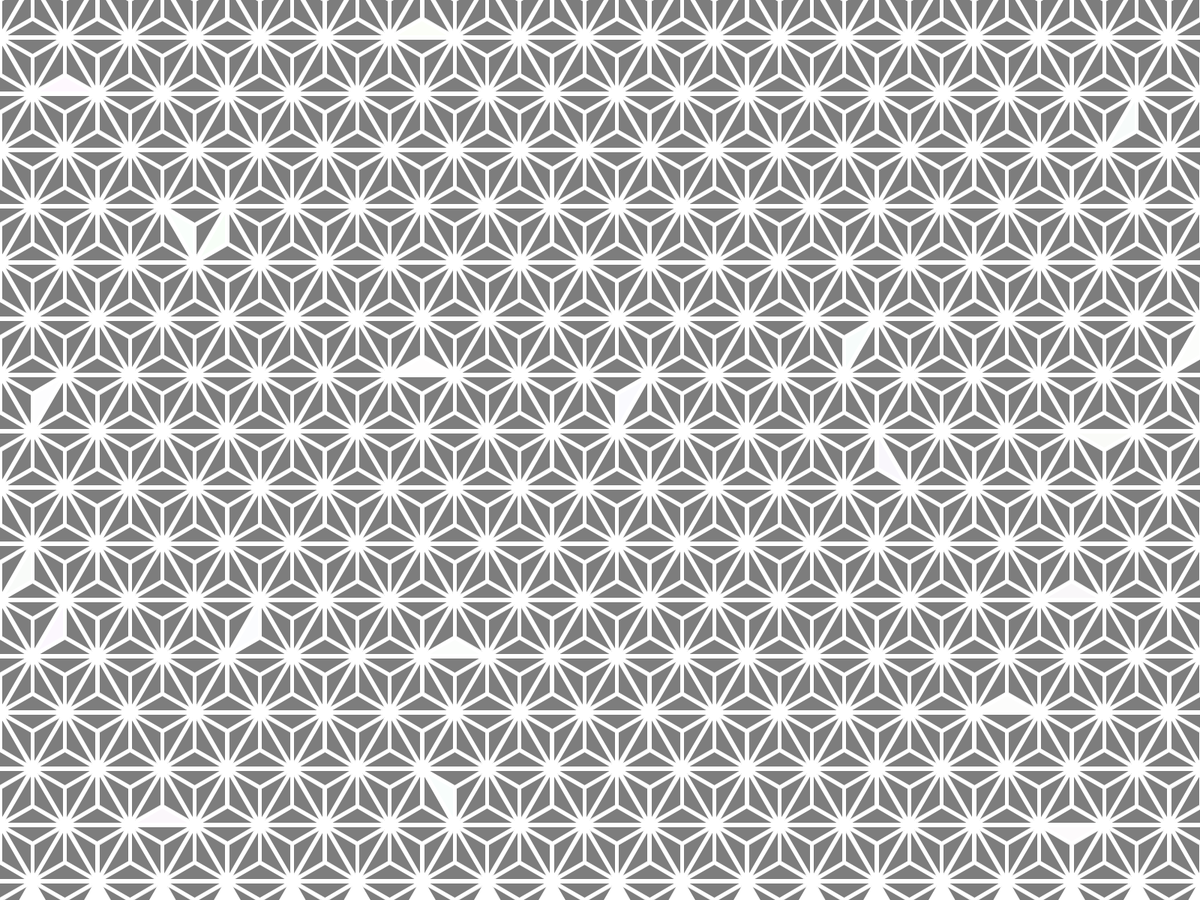
Frame 1 (no input)
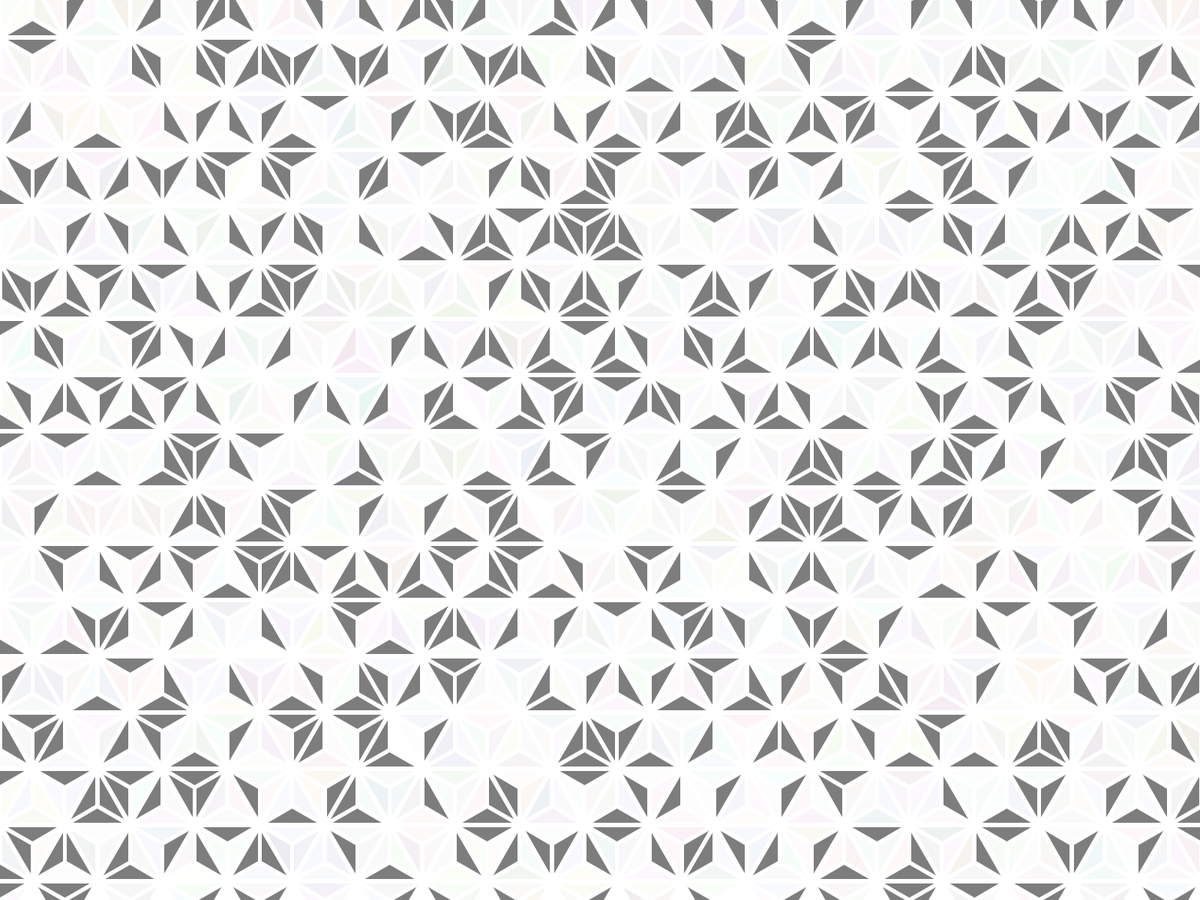
Frame 60 (the mouse pressed at the canvas centre just before this capture)
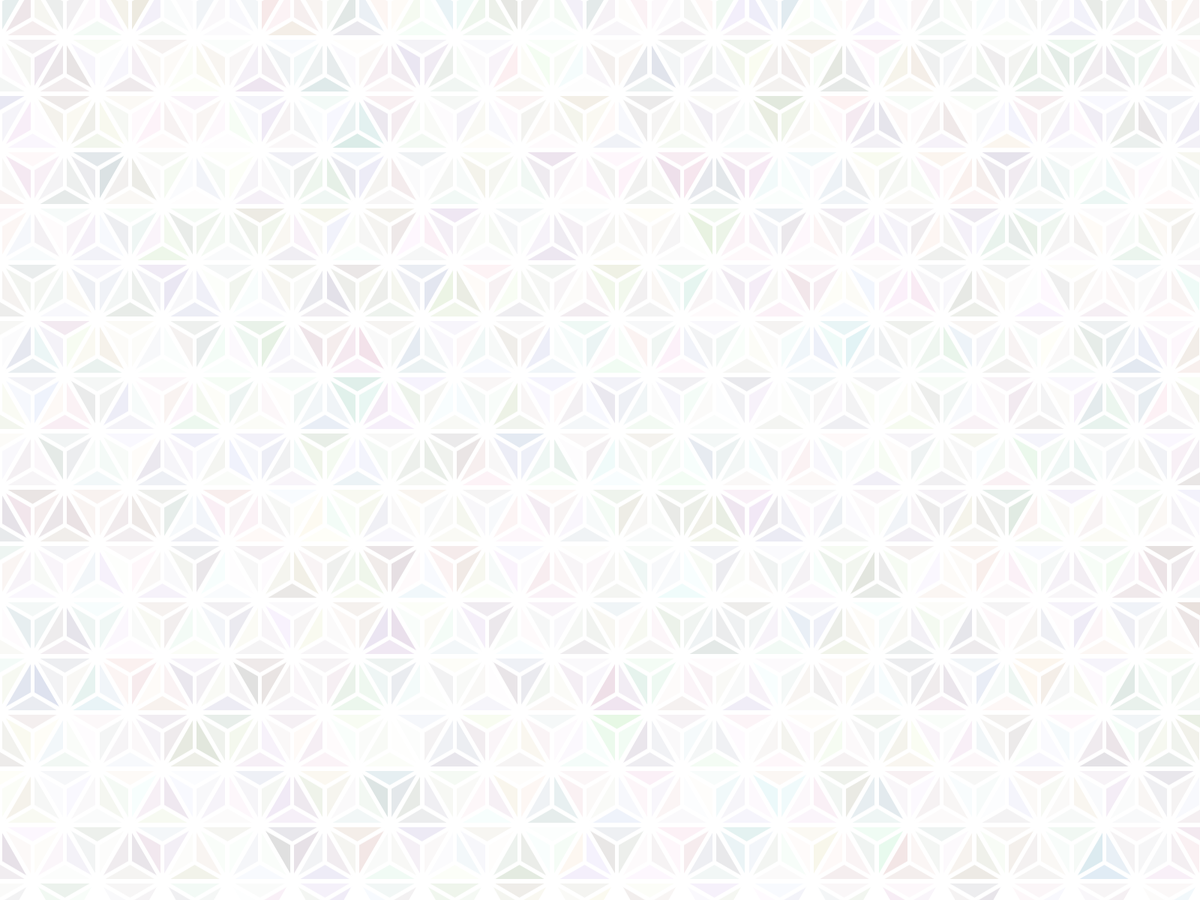
Frame 120 (the mouse held since frame 60 and released just before this capture)

The Processing sketch that drew these frames (run headless with seeded random() and noise(); from frame 60 on, the mouse is pressed at the canvas centre):

// Processing sketch: JapaneseStarPattern
// ── JapaneseStarPattern.pde
Pattern pattern;

void setup(){
  fullScreen();
  //size(600,600);
  frameRate(30);
  pattern = new Pattern(100);
}

void draw(){
  background(255);
  fill(0);
  stroke(255);
  //translate(width/2,height/2);

  pattern.Show();
}

// ── Hexa.pde
class Hexa{

  float radius;
  PVector pos;
  color c;
  
  
  Hexa(float _radius, PVector _pos){
  
    radius = _radius;
    pos = _pos;
    c = color(random(125,150),random(125,150),random(125,150));
  }
  
  
  void Show(int _cycle){
    if(_cycle%3==0)
    c = color( (red(c)+random( -4 , +5 ))%130+125 , (green(c)+random( -4 , +5 ))%130+125 , (blue(c)+random( -4 , +5 ))%130+125);
    fill(c);
    beginShape();
    vertex( pos.x + sin(0) * radius , pos.y + cos(0) * radius );
    vertex( pos.x + sin((TWO_PI/6)*1) * radius , pos.y + cos((TWO_PI/6)*1) * radius );
    vertex( pos.x + sin((TWO_PI/6)*2) * radius , pos.y + cos((TWO_PI/6)*2) * radius );
    vertex( pos.x + sin((TWO_PI/6)*3) * radius , pos.y + cos((TWO_PI/6)*3) * radius );
    vertex( pos.x + sin((TWO_PI/6)*4) * radius , pos.y + cos((TWO_PI/6)*4) * radius );
    vertex( pos.x + sin((TWO_PI/6)*5) * radius , pos.y + cos((TWO_PI/6)*5) * radius );
    endShape();
  
  }

}

// ── Pattern.pde
class Pattern{
  float hexSize;
  float triSize;
  
  PVector[] hexShapePos;
  PVector[] triShapePos;
  
  Hexa[] hexagons;
  Tri[] triangles;

  int cycle;

  Pattern(float _hexSize){
    
    cycle = 0; 
    
    hexSize = _hexSize;
    
    int rows = int((width/hexSize)+5);
    int cols = int((height/hexSize)+5);
    
    hexShapePos = new PVector[ rows * cols ];

    hexagons = new Hexa[ rows * cols ];
    triangles = new Tri[ rows * cols * 2 ];

    for(int i = 0 ; i<rows; i++){
      for(int j = 0 ; j<cols; j++){
        //vertical hexs
        hexShapePos[i*cols+j] = new PVector( i * sin((TWO_PI/6)*2) * hexSize - j%2 *sin((TWO_PI/6)*2) * hexSize/2 , j * (cos((TWO_PI/6)*5) * (hexSize*1.5)));
      }
    }
    
     for(int i = 0; i<hexShapePos.length; i++){
       hexagons[i] = new Hexa( hexSize/2 , hexShapePos[i] );
       triangles[i] = new Tri( hexSize/2 , hexShapePos[i], false ); 
       triangles[(hexShapePos.length-1)+i] = new Tri( hexSize/2 , new PVector( hexShapePos[i].x  - sin((TWO_PI/6)*2) * hexSize , hexShapePos[i].y + cos((TWO_PI/6)*4) * hexSize ), true);
     }

}
  
  void Show(){
    
    for(int i = 0; i<hexShapePos.length; i++){
        
        //hexagons[i].Show(0);//or with cycle var as an agument
        triangles[i].Show(cycle);//or with cycle var as an agument
        triangles[(hexShapePos.length-1)+i].Show(cycle);//or with cycle var as an agument
        
    }
  
    cycle++;
  }

}

// ── Tri.pde
class Tri{

  float radius;
  PVector pos;
  boolean inverted;
  color color1;
  color color2;
  color color3;
  int seed1;
  int seed2;
  int seed3;
  
  Tri(float _radius, PVector _pos, boolean _inverted){
  
    radius = _radius;
    pos = _pos;
    inverted = _inverted;
    color1 = color(125);
    color2 = color(125);
    color3 = color(125);
    seed1 = int(random(0,90));
    seed2 = int(random(0,90));
    seed3 = int(random(0,90));
    
  }
  
  
  void Show(int _cycle){
    
    PVector a1 ,a2 ,a3, b1, b2, b3, c1, c2, c3 ;
    
     if(inverted){
    
        a1 = new PVector( pos.x + sin((TWO_PI/6)*4)*(radius/20) , pos.y + cos((TWO_PI/6)*4)*(radius/20));
        a2 = new PVector( a1.x + sin((TWO_PI/6)*3)*((radius/10)*8)  , a1.y + cos((TWO_PI/6)*3)*((radius/10)*8) );
        a3 = new PVector( a1.x + sin((TWO_PI/6)*5)*((radius/10)*8) , a1.y + cos((TWO_PI/6)*5)*((radius/10)*8));
    
        b1 = new PVector( pos.x + sin((TWO_PI/6)*0)*(radius/20) , pos.y + cos((TWO_PI/6)*0)*(radius/20) );
        b2 = new PVector( b1.x + sin((TWO_PI/6)*5)*((radius/10)*8) , b1.y + cos((TWO_PI/6)*5)*((radius/10)*8));
        b3 = new PVector( b1.x + sin((TWO_PI/6)*1)*((radius/10)*8) , b1.y + cos((TWO_PI/6)*1)*((radius/10)*8) );
    
        c1 = new PVector( pos.x + sin((TWO_PI/6)*2)*(radius/20) , pos.y + cos((TWO_PI/6)*2)*(radius/20) );
        c2 = new PVector( c1.x + sin((TWO_PI/6)*1)*((radius/10)*8) , c1.y + cos((TWO_PI/6)*1)*((radius/10)*8) );
        c3 = new PVector( c1.x + sin((TWO_PI/6)*3)*((radius/10)*8) , c1.y + cos((TWO_PI/6)*3)*((radius/10)*8) );
     }else{
    
        a1 = new PVector( pos.x + sin((TWO_PI/6)*1)*(radius/20) , pos.y + cos((TWO_PI/6)*1)*(radius/20));
        a2 = new PVector( a1.x + sin((TWO_PI/6)*0)*((radius/10)*8) , a1.y + cos((TWO_PI/6)*0)*((radius/10)*8) );
        a3 = new PVector( a1.x + sin((TWO_PI/6)*2)*((radius/10)*8) , a1.y + cos((TWO_PI/6)*2)*((radius/10)*8) );
    
        b1 = new PVector( pos.x + sin((TWO_PI/6)*3)*(radius/20) , pos.y + cos((TWO_PI/6)*3)*(radius/20) );
        b2 = new PVector( b1.x + sin((TWO_PI/6)*2)*((radius/10)*8) , b1.y + cos((TWO_PI/6)*2)*((radius/10)*8));
        b3 = new PVector( b1.x + sin((TWO_PI/6)*4)*((radius/10)*8) , b1.y + cos((TWO_PI/6)*4)*((radius/10)*8) );
    
        c1 = new PVector( pos.x + sin((TWO_PI/6)*5)*(radius/20) , pos.y + cos((TWO_PI/6)*5)*(radius/20) );
        c2 = new PVector( c1.x + sin((TWO_PI/6)*4)*((radius/10)*8)  , c1.y + cos((TWO_PI/6)*4)*((radius/10)*8) );
        c3 = new PVector( c1.x + sin((TWO_PI/6)*0)*((radius/10)*8) , c1.y + cos((TWO_PI/6)*0)*((radius/10)*8));
     }

    if(_cycle%90==seed1)
    color1 = color((red(color2)+random( -3 , +5 ))%130+125 , (green(color2)+random( -3 , +5 ))%130+125 , (blue(color2)+random( -3 , +5 ))%130+125);
    fill(color1);
    
    triangle( a1.x , a1.y , a2.x , a2.y , a3.x , a3.y );
    
    if(_cycle%90==seed2)
    color2 = color( (red(color3)+random( -3 , +5 ))%130+125 , (green(color3)+random( -3 , +5 ))%130+125 , (blue(color3)+random( -3 , +5 ))%130+125);
    fill(color2);
    
    triangle( b1.x , b1.y , b2.x , b2.y , b3.x , b3.y );
    
    if(_cycle%90==seed3)
    color3 = color( (red(color1)+random( -3 , +5 ))%130+125 , (green(color1)+random( -3 , +5 ))%130+125 , (blue(color1)+random( -3 , +5 ))%130+125);
    fill(color3);
    
    triangle( c1.x , c1.y , c2.x , c2.y , c3.x , c3.y );
  
  }
}
